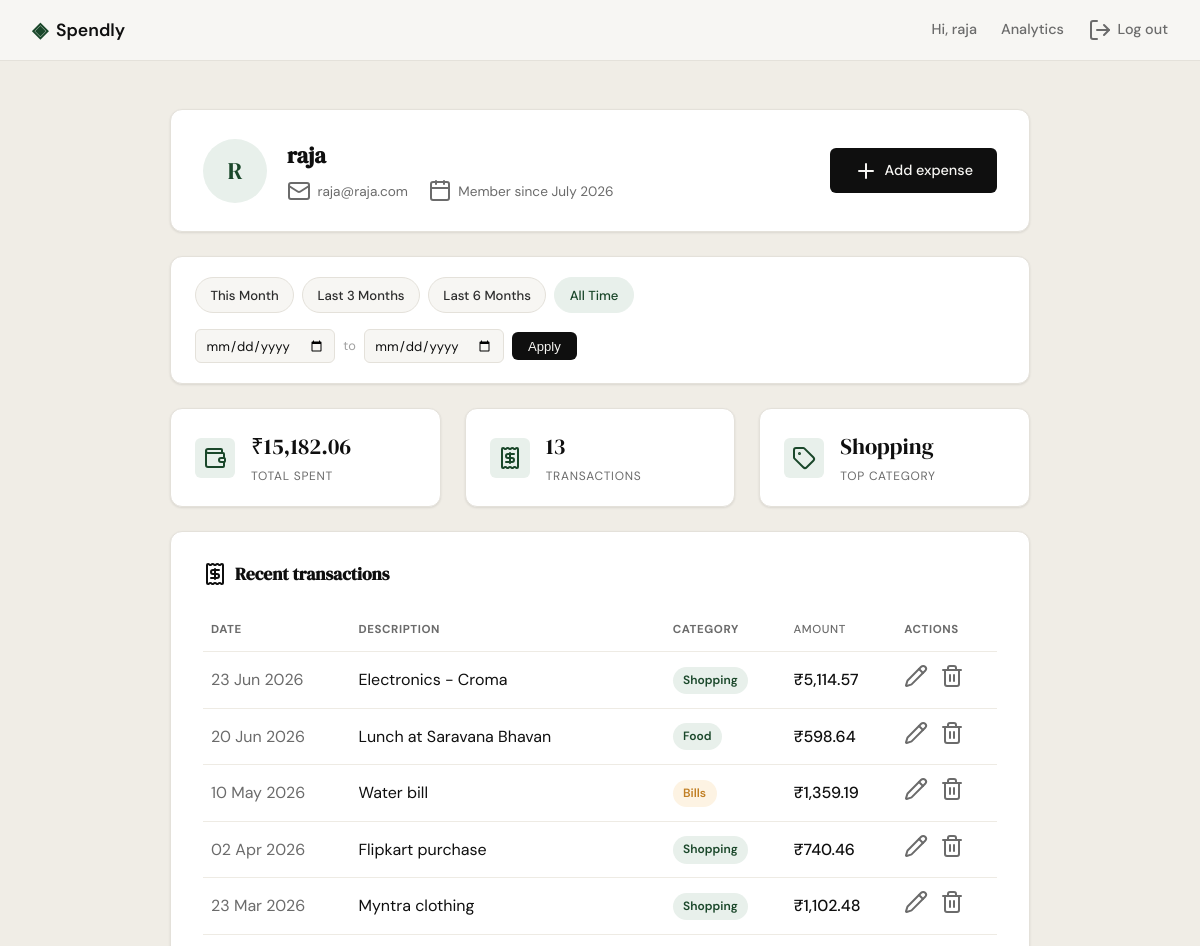
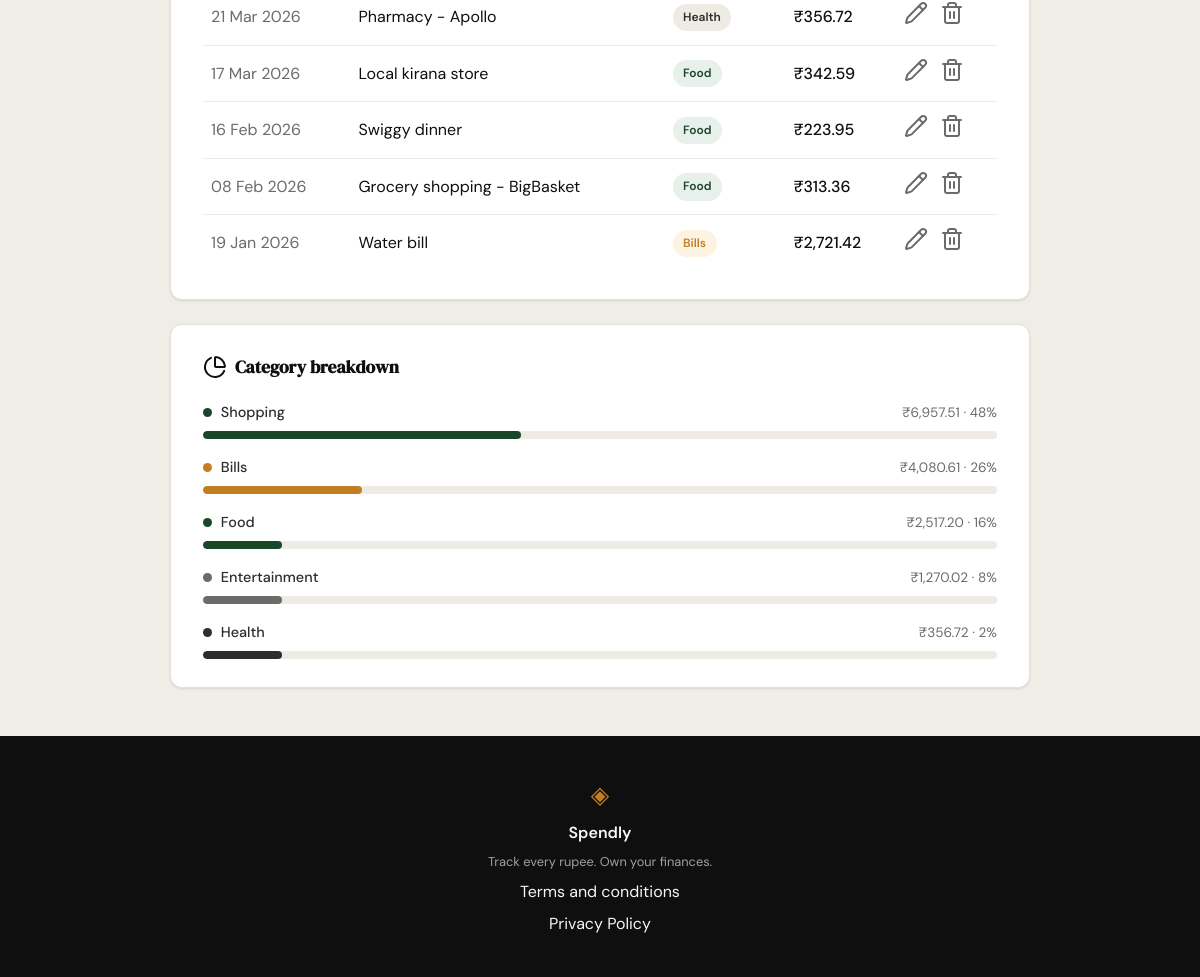
Screenshot of /profile (signed in) with the database file from the repository (2 pictures, top to bottom).
### tables this page shows
CREATE TABLE users (
                id INTEGER PRIMARY KEY AUTOINCREMENT,
                name TEXT NOT NULL,
                email TEXT UNIQUE NOT NULL,
                password_hash TEXT NOT NULL,
                created_at TEXT DEFAULT (datetime('now'))
            );

CREATE TABLE expenses (
                id INTEGER PRIMARY KEY AUTOINCREMENT,
                user_id INTEGER NOT NULL,
                amount REAL NOT NULL,
                category TEXT NOT NULL,
                date TEXT NOT NULL,
                description TEXT,
                created_at TEXT DEFAULT (datetime('now')),
                FOREIGN KEY (user_id) REFERENCES users (id)
            );

### app.py (the view)
@app.route("/profile")
@login_required
def profile():
    db_user = get_user_by_id(session["user_id"])
    name_parts = db_user["name"].split()
    initials = "".join(p[0] for p in name_parts[:2]).upper()
    user = {
        "name": db_user["name"],
        "email": db_user["email"],
        "initials": initials,
        "member_since": db_user["member_since"],
    }
    date_from_str, date_to_str = _resolve_date_filter(request.args)
    stats = get_summary_stats(session["user_id"], date_from_str, date_to_str)
    summary = {
        "total_spent": f"₹{stats['total_spent']:,.2f}",
        "transaction_count": stats["transaction_count"],
        "top_category": stats["top_category"],
    }
    raw_transactions = get_recent_transactions(
        session["user_id"], date_from=date_from_str, date_to=date_to_str
    )
    transactions = [
        {
            "id": t["id"],
            "date": datetime.strptime(t["date"], "%Y-%m-%d").strftime("%d %b %Y"),
            "description": t["description"],
            "category": t["category"],
            "amount": f"₹{t['amount']:,.2f}",
        }
        for t in raw_transactions
    ]
    raw_categories = get_category_breakdown(
        session["user_id"], date_from=date_from_str, date_to=date_to_str
    )
    categories = [
        {
            "category": c["name"],
            "amount": f"₹{c['amount']:,.2f}",
            "percent": c["pct"],
        }
        for c in raw_categories
    ]
    presets = _build_presets(date.today())
    for preset in presets:
        preset["active"] = (
            preset["date_from"] == date_from_str and preset["date_to"] == date_to_str
        )
    return render_template(
        "profile.html",
        user=user, summary=summary,
        transactions=transactions, categories=categories,
        presets=presets,
        active_date_from=date_from_str, active_date_to=date_to_str,
    )

### app.py (called while the page is built)
def login_required(view):
    @wraps(view)
    def wrapped_view(*args, **kwargs):
        if not session.get("user_id"):
            return redirect(url_for("login"))
        return view(*args, **kwargs)
    return wrapped_view

def _parse_iso_date(value):
    if not value:
        return None
    try:
        return datetime.strptime(value, "%Y-%m-%d").date()
    except ValueError:
        return None

def _subtract_months(d, months):
    total = d.month - 1 - months
    year = d.year + total // 12
    month = total % 12 + 1
    day = min(d.day, calendar.monthrange(year, month)[1])
    return date(year, month, day)

def _resolve_date_filter(args):
    parsed_from = _parse_iso_date(args.get("date_from"))
    parsed_to = _parse_iso_date(args.get("date_to"))
    if parsed_from and parsed_to:
        if parsed_from > parsed_to:
            flash("Start date must be before end date.", "error")
        else:
            return parsed_from.isoformat(), parsed_to.isoformat()
    return None, None

def _build_presets(today):
    last_day = calendar.monthrange(today.year, today.month)[1]
    month_start = today.replace(day=1)
    month_end = today.replace(day=last_day)
    return [
        {
            "label": "This Month",
            "date_from": month_start.isoformat(),
            "date_to": month_end.isoformat(),
        },
        {
            "label": "Last 3 Months",
            "date_from": _subtract_months(today, 3).isoformat(),
            "date_to": today.isoformat(),
        },
        {
            "label": "Last 6 Months",
            "date_from": _subtract_months(today, 6).isoformat(),
            "date_to": today.isoformat(),
        },
        {
            "label": "All Time",
            "date_from": None,
            "date_to": None,
        },
    ]

### database/db.py (called while the page is built)
def get_db():
    conn = sqlite3.connect(DB_PATH)
    conn.row_factory = sqlite3.Row
    conn.execute("PRAGMA foreign_keys = ON")
    return conn

### database/queries.py (called while the page is built)
def _date_range_filter(date_from, date_to):
    if date_from and date_to:
        return " AND date BETWEEN ? AND ?", (date_from, date_to)
    return "", ()

### templates/profile.html (shortened to what this page needs)
{% extends "base.html" %}
{% block head %}
<link rel="stylesheet" href="{{ url_for('static', filename='css/profile.css') }}">
{% endblock %}
{% block content %}
<section class="profile-page">
    <div class="profile-container">
        <div class="profile-hero">
            <div class="profile-avatar">{{ user.initials }}</div>
            <div class="profile-hero-info">
                <h1 class="profile-name">{{ user.name }}</h1>
                <div class="profile-meta-row">
                    <span class="meta-item"><i data-lucide="mail"></i>{{ user.email }}</span>
                    <span class="meta-item"><i data-lucide="calendar"></i>Member since {{ user.member_since }}</span>
                </div>
            </div>
            <a href="{{ url_for('add_expense') }}" class="btn-primary profile-hero-action">
                <i data-lucide="plus"></i>Add expense
            </a>
        </div>
        <div class="filter-bar">
            <div class="filter-presets">
                {% for preset in presets %}
                <a href="{{ url_for('profile', date_from=preset.date_from, date_to=preset.date_to) }}"
                   class="filter-preset-btn{% if preset.active %} active{% endif %}">
                    {{ preset.label }}
                </a>
                {% endfor %}
            </div>
            <form method="GET" action="{{ url_for('profile') }}" class="filter-custom-range">
                <input type="date" name="date_from" class="filter-date-input"
                       value="{{ active_date_from or '' }}" aria-label="Start date">
                <span class="filter-range-sep">to</span>
                <input type="date" name="date_to" class="filter-date-input"
                       value="{{ active_date_to or '' }}" aria-label="End date">
                <button type="submit" class="filter-apply-btn">Apply</button>
            </form>
        </div>
        <div class="stats-row">
            <div class="stat-card">
                <div class="stat-icon"><i data-lucide="wallet"></i></div>
                <div class="stat-body">
                    <span class="stat-value">{{ summary.total_spent }}</span>
                    <span class="stat-label">Total spent</span>
                </div>
            </div>
            <div class="stat-card">
                <div class="stat-icon"><i data-lucide="receipt"></i></div>
                <div class="stat-body">
                    <span class="stat-value">{{ summary.transaction_count }}</span>
                    <span class="stat-label">Transactions</span>
                </div>
            </div>
            <div class="stat-card">
                <div class="stat-icon"><i data-lucide="tag"></i></div>
                <div class="stat-body">
                    <span class="stat-value">{{ summary.top_category }}</span>
                    <span class="stat-label">Top category</span>
                </div>
            </div>
        </div>
        <div class="profile-card">
            <div class="card-header">
                <h2 class="section-title"><i data-lucide="receipt"></i>Recent transactions</h2>
            </div>
            <div class="table-wrap">
                <table class="table">
                    <thead>
                        <tr>
                            <th>Date</th>
                            <th>Description</th>
                            <th>Category</th>
                            <th class="amount-cell">Amount</th>
                            <th class="actions-cell">Actions</th>
                        </tr>
                    </thead>
                    <tbody>
                        {% for tx in transactions %}
                        <tr>
                            <td class="date-cell">{{ tx.date }}</td>
                            <td>{{ tx.description }}</td>
                            <td><span class="badge badge-{{ tx.category | lower }}">{{ tx.category }}</span></td>
                            <td class="amount-cell">{{ tx.amount }}</td>
                            <td class="actions-cell">
                                <a href="{{ url_for('edit_expense', id=tx.id) }}" class="row-action-link" aria-label="Edit expense">
                                    <i data-lucide="pencil"></i>
                                </a>
                                <form method="POST" action="{{ url_for('delete_expense', id=tx.id) }}" class="delete-expense-form">
                                    <button type="submit" class="row-action-btn" aria-label="Delete expense">
                                        <i data-lucide="trash-2"></i>
                                    </button>
                                </form>
                            </td>
                        </tr>
                        {% endfor %}
                    </tbody>
                </table>
            </div>
        </div>
        <div class="profile-card">
            <div class="card-header">
                <h2 class="section-title"><i data-lucide="pie-chart"></i>Category breakdown</h2>
            </div>
            <div class="category-bars">
                {% for cat in categories %}
                {% set width = [cat.percent // 10 * 10, 10] | max %}
                <div class="category-bar-row">
                    <div class="category-bar-top">
                        <span class="category-bar-label">
                            <span class="category-dot category-dot-{{ cat.category | lower }}"></span>
                            {{ cat.category }}
                        </span>
                        <span class="category-bar-amount">{{ cat.amount }} · {{ cat.percent }}%</span>
                    </div>
                    <div class="category-bar-track">
                        <div class="category-bar-fill category-fill-{{ cat.category | lower }} bar-w-{{ width }}"></div>
                    </div>
                </div>
                {% endfor %}
            </div>
        </div>
    </div>
</section>
{% endblock %}

### templates/base.html (shortened to what this page needs)
<!DOCTYPE html>
<html lang="en">
<head>
    <link rel="stylesheet" href="{{ url_for('static', filename='css/style.css') }}">
    {% block head %}{% endblock %}
</head>
<body>
    <nav class="navbar">
        <div class="nav-inner">
            <a href="{{ url_for('landing') }}" class="nav-brand">
                <span class="brand-icon">◈</span>
                <span class="brand-name">Spendly</span>
            </a>
            <div class="nav-links">
                {% if session.user_id %}
                <a href="{{ url_for('profile') }}">Hi, {{ session.user_name }}</a>
                <a href="{{ url_for('analytics') }}"{% if request.endpoint == 'analytics' %} class="active"{% endif %}>Analytics</a>
                <a href="{{ url_for('logout') }}" class="nav-link-icon"><i data-lucide="log-out"></i>Log out</a>
                {% else %}
                <a href="{{ url_for('login') }}">Sign in</a>
                <a href="{{ url_for('register') }}" class="nav-cta">Get started</a>
                {% endif %}
            </div>
        </div>
    </nav>
    <main class="main-content">
        {% block content %}{% endblock %}
    </main>
    <footer class="footer">
        <div class="footer-inner">
            <span class="brand-icon">◈</span>
            <span class="footer-name">Spendly</span>
            <p class="footer-copy">Track every rupee. Own your finances.</p>
            <a href="{{ url_for('terms') }}">Terms and conditions</a>
            <a href="{{ url_for('privacy') }}">Privacy Policy</a>
        </div>
    </footer>
</body>
</html>

### static/css/style.css (style rules this page uses)
:root { --ink: #0f0f0f; --ink-soft: #2d2d2d; --ink-muted: #6b6b6b; --ink-faint: #a0a0a0; --paper: #f7f6f3; --paper-warm: #f0ede6; --paper-card: #ffffff; --accent: #1a472a; --accent-light: #e8f0eb; --accent-border: #bfd8c9; --accent-2: #c17f24; --accent-2-light: #fdf3e3; --danger: #c0392b; --danger-light: #fdecea; --danger-border: #f5c6c2; --border: #e4e1da; --border-soft: #eeebe4; --font-display: 'DM Serif Display', Georgia, serif; --font-body: 'DM Sans', system-ui, sans-serif; --max-width: 1200px; --auth-width: 440px; --radius-sm: 6px; --radius-md: 12px; --radius-lg: 20px; }
*, *::before, *::after { box-sizing: border-box; margin: 0; padding: 0; }
html { font-size: 16px; scroll-behavior: smooth; }
body { background: var(--paper); color: var(--ink); font-family: var(--font-body); font-size: 1rem; line-height: 1.6; -webkit-font-smoothing: antialiased; }
a { color: inherit; text-decoration: none; }
.navbar { position: sticky; top: 0; z-index: 100; background: var(--paper); border-bottom: 1px solid var(--border); padding: 0 2rem; }
.nav-inner { max-width: var(--max-width); margin: 0 auto; height: 60px; display: flex; align-items: center; justify-content: space-between; }
.nav-brand { display: flex; align-items: center; gap: 0.5rem; font-family: var(--font-body); font-weight: 600; font-size: 1.1rem; color: var(--ink); }
.brand-icon { color: var(--accent); font-size: 1.3rem; }
.brand-name { color: var(--ink); }
.nav-links { display: flex; align-items: center; gap: 1.5rem; font-size: 0.9rem; font-weight: 500; }
.nav-links a { color: var(--ink-muted); transition: color 0.2s; }
.nav-link-icon { display: inline-flex; align-items: center; gap: 0.35rem; }
.main-content { min-height: calc(100vh - 60px - 100px); }
.btn-primary { display: inline-block; background: var(--ink); color: var(--paper); padding: 0.65rem 1.5rem; border-radius: var(--radius-sm); font-family: var(--font-body); font-size: 0.9rem; font-weight: 500; cursor: pointer; border: none; transition: background 0.2s; text-decoration: none; }
.footer { background: var(--ink); color: var(--paper); padding: 2.5rem 2rem; text-align: center; }
.footer-inner { display: flex; flex-direction: column; align-items: center; gap: 0.4rem; }
.footer .brand-icon { color: var(--accent-2); font-size: 1.5rem; }
.footer-name { font-weight: 600; font-size: 1rem; }
.footer-copy { font-size: 0.8rem; color: var(--ink-faint); }

### rows the page displays
users: user_name "raja", name "raja", email "raja@raja.com"
expenses: date "23 Jun 2026", description "Electronics - Croma", category "Shopping", amount "₹5,114.57"
expenses: date "20 Jun 2026", description "Lunch at Saravana Bhavan", category "Food", amount "₹598.64"
expenses: date "10 May 2026", description "Water bill", category "Bills", amount "₹1,359.19"
expenses: date "02 Apr 2026", description "Flipkart purchase", category "Shopping", amount "₹740.46"
expenses: date "23 Mar 2026", description "Myntra clothing", category "Shopping", amount "₹1,102.48"
expenses: date "21 Mar 2026", description "Pharmacy - Apollo", category "Health", amount "₹356.72", percent "2"
expenses: date "17 Mar 2026", description "Local kirana store", category "Food", amount "₹342.59"
expenses: date "16 Feb 2026", description "Swiggy dinner", category "Food", amount "₹223.95"
expenses: date "08 Feb 2026", description "Grocery shopping - BigBasket", category "Food", amount "₹313.36"
expenses: date "19 Jan 2026", description "Water bill", category "Bills", amount "₹2,721.42"

### other values shown
{{ user.initials }} "R"
{{ user.member_since }} "July 2026"
{{ preset.label }} "This Month" "Last 3 Months" "Last 6 Months" "All Time"
{{ summary.total_spent }} "₹15,182.06"
{{ summary.transaction_count }} "13"
{{ summary.top_category }} "Shopping"
{{ cat.category }} "Shopping" "Bills" "Food" "Entertainment"
{{ cat.amount }} "₹6,957.51" "₹4,080.61" "₹2,517.20" "₹1,270.02"
{{ cat.percent }} "48" "26" "16" "8"
